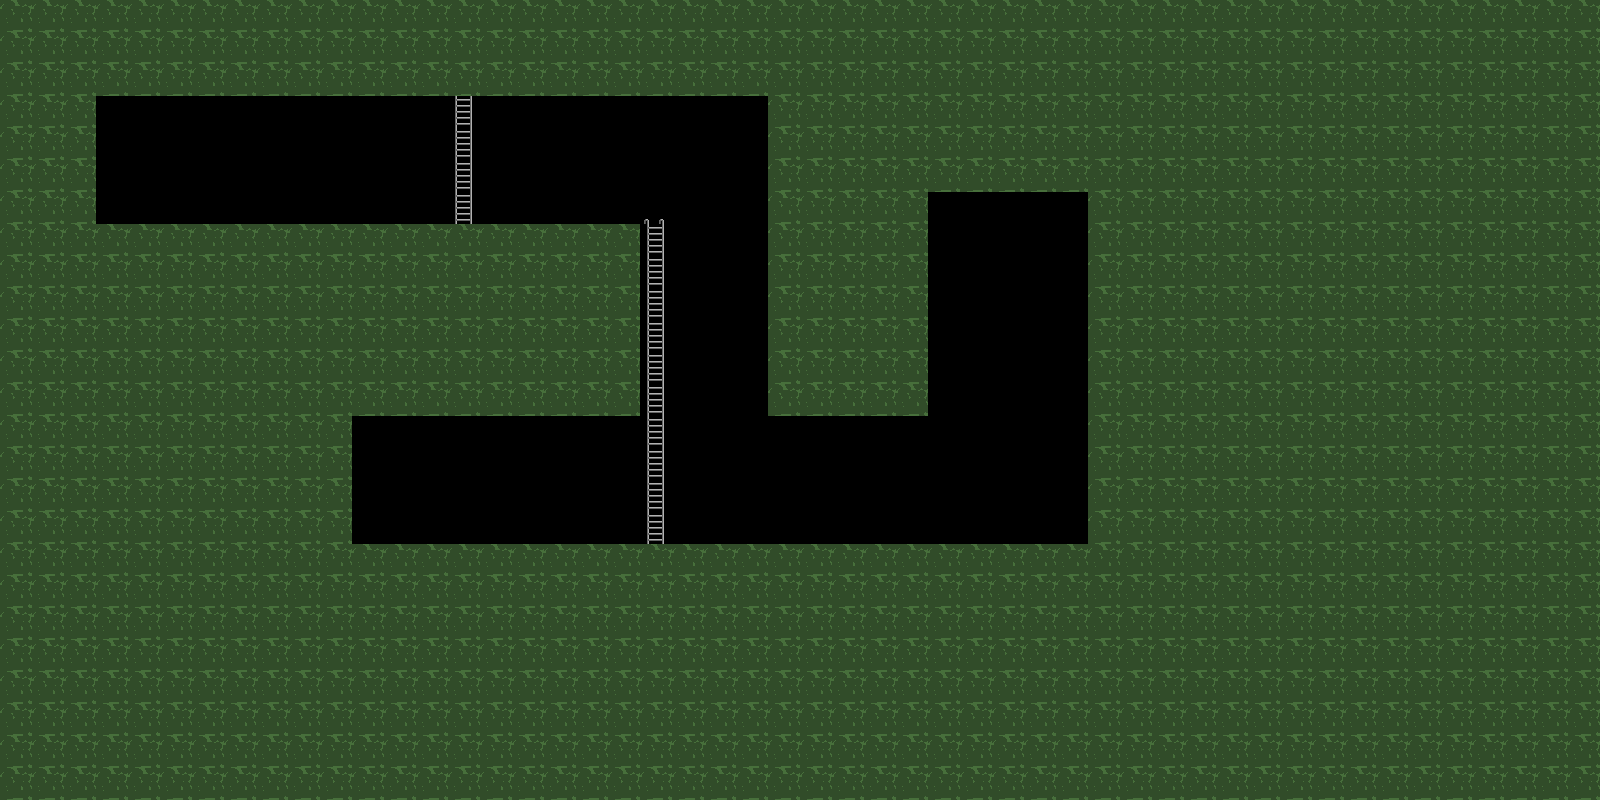

A 2D game scene composited from a Tiled map and its tileset images. What follows is a short description and the map's XML, with each tile layer's data collapsed to a summary:
An orthogonal 50x25 tile map with 32x32 px tiles, 2 tile layers (Tile Layer 1, Tile Layer 2).

<map version="1.0" orientation="orthogonal" width="50" height="25" tilewidth="32" tileheight="32">
 <tileset firstgid="1" name="tilemap" tilewidth="32" tileheight="32">
  <image source="tilemap.png" width="96" height="64" />
  <tile id="1">
   <properties>
    <property name="collisionGroups" value="tilemap" />
   </properties>
  </tile>
  <tile id="3">
   <properties>
    <property name="collisionGroups" value="ladder" />
   </properties>
  </tile>
 </tileset>
 <layer name="Tile Layer 1" width="50" height="25">
  <data>[1250 cells, 1015 non-empty, 1 distinct tile ids]</data>
 </layer>
 <layer name="Tile Layer 2" width="50" height="25">
  <data>[1250 cells, 15 non-empty, 2 distinct tile ids]</data>
 </layer>
</map>
